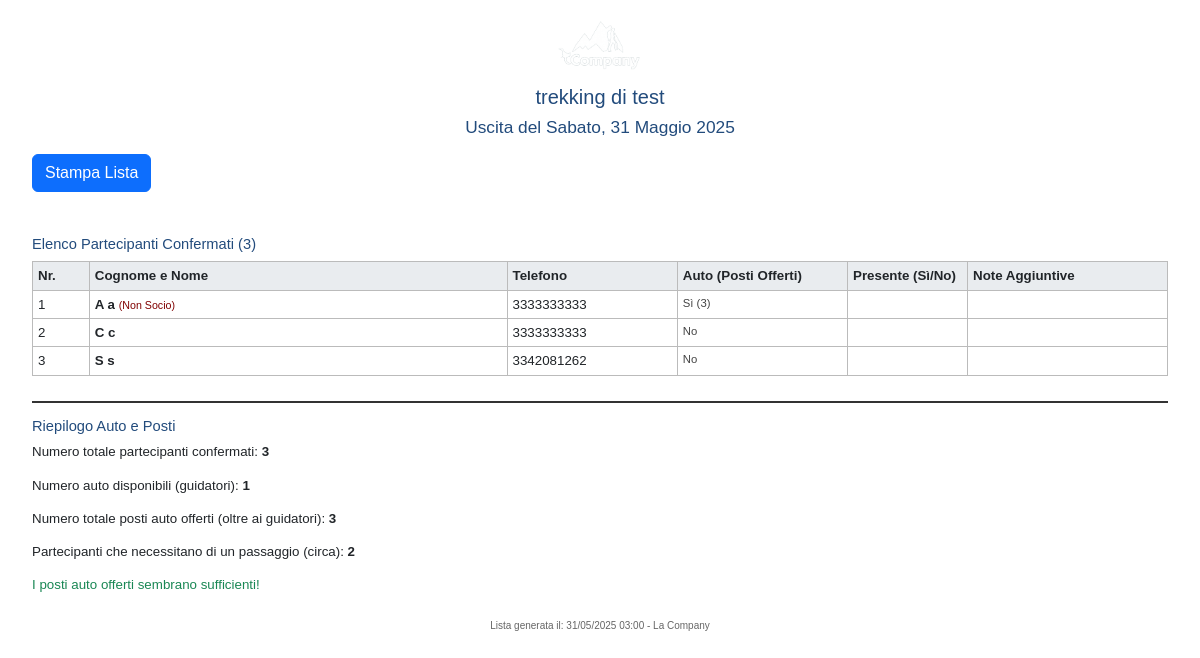
Page /uscita/4/partecipanti/ (signed in) on the committed database.
### trekking/models.py (models this page shows, shortened)
class ScheduledTrek(models.Model):
    EVENT_STATUS_CHOICES = [
        ('PIANIFICATO', 'Pianificato'),
        ('CONFERMATO', 'Confermato'),
        ('ANNULLATO_METEO', 'Annullato (Meteo)'),
        ('ANNULLATO_ORGANIZZATORE', 'Annullato (Organizzatore)'),
        ('COMPLETATO', 'Completato'),
    ]
    trek = models.ForeignKey(Trek, on_delete=models.CASCADE, verbose_name="Trekking di Riferimento")
    date = models.DateField(verbose_name="Data Uscita")
    start_time = models.TimeField(verbose_name="Orario di Ritrovo", blank=True, null=True)
    meeting_point_specific = models.TextField(verbose_name="Punto di Ritrovo Specifico", help_text="Indirizzo preciso, coordinate, link Google Maps per questa uscita.")
    guide_name = models.CharField(max_length=100, blank=True, null=True, verbose_name="Nome Guida/Accompagnatore")
    max_participants = models.PositiveIntegerField(verbose_name="Numero Massimo Partecipanti")
    price = models.DecimalField(max_digits=7, decimal_places=2, verbose_name="Quota di Partecipazione (€)", blank=True, null=True, help_text="Lasciare vuoto o 0 se gratuito.")
    is_active = models.BooleanField(default=True, verbose_name="Visibile Pubblicamente nelle Liste Future", help_text="Controlla la visibilità nelle liste di uscite future attive. Viene gestito anche dal metodo save() in base allo stato.")
    registration_open = models.BooleanField(default=True, verbose_name="Iscrizioni Aperte (Manuale)")
    registration_deadline = models.DateTimeField(blank=True, null=True, verbose_name="Termine Iscrizioni", help_text="Opzionale: specifica data e ora esatta di chiusura. Se non impostato, le iscrizioni chiudono con l'inizio dell'evento o se 'Iscrizioni Aperte' è deselezionato.")
    event_status = models.CharField(max_length=30, choices=EVENT_STATUS_CHOICES, default='PIANIFICATO', verbose_name="Stato Uscita")
    additional_info_specific = models.TextField(blank=True, null=True, verbose_name="Info Aggiuntive Specifiche per l'Uscita")
    class Meta:
        verbose_name = "Uscita Programmata"
        verbose_name_plural = "Uscite Programmate"
        ordering = ['date', 'start_time']
    def save(self, *args, **kwargs):
        now = timezone.now()
        event_datetime_start = datetime.datetime.combine(self.date, self.start_time if self.start_time else datetime.time.min)
        if settings.USE_TZ and timezone.is_naive(event_datetime_start):
             event_datetime_start = timezone.make_aware(event_datetime_start, timezone.get_current_timezone())
        is_past_event = event_datetime_start < now
        if self.is_cancelled or self.is_completed or is_past_event:
            self.is_active = False
            self.registration_open = False
            if is_past_event and not self.is_cancelled and not self.is_completed: # Se è passato e non era già annullato/completato
                 self.event_status = 'COMPLETATO'
        elif self.event_status in ['PIANIFICATO', 'CONFERMATO']:
            if not is_past_event:
                self.is_active = True
            else: # Non dovrebbe succedere se la logica sopra è corretta, ma per sicurezza
                self.is_active = False
                self.registration_open = False
                self.event_status = 'COMPLETATO'
        if self.registration_deadline and now > self.registration_deadline:
            self.registration_open = False
        super().save(*args, **kwargs)

class Trek(models.Model):
    name = models.CharField(max_length=200, verbose_name="Nome Trekking")
    slug = models.SlugField(max_length=220, unique=True, blank=True, help_text="Lasciare vuoto per generare automaticamente dal nome.")
    description_short = models.TextField(verbose_name="Descrizione Breve", help_text="Anteprima per le liste dei trekking.")
    description_long = models.TextField(verbose_name="Descrizione Completa")
    difficulty = models.ForeignKey(Difficulty, on_delete=models.SET_NULL, null=True, blank=True, verbose_name="Grado di Difficoltà")
    def get_main_image_upload_path(instance, filename):
        return os.path.join('trek_images', instance.slug, filename)
    main_image = models.ImageField(upload_to=get_main_image_upload_path, verbose_name="Immagine Principale", help_text="Immagine rappresentativa del trekking.")
    def get_gpx_upload_path(instance, filename):
        return os.path.join('gpx_tracks', instance.slug, filename)
    gpx_file = models.FileField(upload_to=get_gpx_upload_path, blank=True, null=True, verbose_name="File Traccia GPX")
    length_km = models.FloatField(verbose_name="Lunghezza (km)", blank=True, null=True)
    elevation_gain_meters = models.PositiveIntegerField(verbose_name="Dislivello Positivo (m)", blank=True, null=True)
    elevation_loss_meters = models.PositiveIntegerField(verbose_name="Dislivello Negativo (m)", blank=True, null=True, help_text="Se diverso da quello positivo (es. traversate).")
    estimated_duration = models.CharField(max_length=100, verbose_name="Durata Stimata", blank=True, null=True, help_text="Es: '3-4 ore', '1 giorno'")
    estimated_duration_hours = models.FloatField(verbose_name="Durata Stimata (ore numerico)", blank=True, null=True, help_text="Solo numero, es. 3.5 per 3 ore e mezza. Utile per calcoli.")
    location_area = models.CharField(max_length=150, verbose_name="Area Geografica", blank=True, null=True, help_text="Es: Dolomiti Bellunesi, Appennino Ligure")
    meeting_point_general_info = models.TextField(verbose_name="Info Generali Punto di Ritrovo", blank=True, null=True, help_text="Indicazioni generiche se il trekking non è schedulato.")
    equipment_mandatory = models.TextField(verbose_name="Equipaggiamento Obbligatorio", blank=True, null=True)
    equipment_recommended = models.TextField(verbose_name="Equipaggiamento Consigliato", blank=True, null=True)
    notes = models.TextField(verbose_name="Note Aggiuntive", blank=True, null=True, help_text="Eventuali particolarità, fonti d'acqua, rifugi, ecc.")
    is_published = models.BooleanField(default=True, verbose_name="Pubblicato")
    created_at = models.DateTimeField(auto_now_add=True, verbose_name="Data Creazione")
    updated_at = models.DateTimeField(auto_now=True, verbose_name="Data Aggiornamento")
    class Meta:
        verbose_name = "Trekking / Percorso"
        verbose_name_plural = "Trekking / Percorsi"
        ordering = ['name']

class TrekRegistration(models.Model):
    STATUS_CHOICES = [
        ('CONFERMATA', 'Confermata'),
        ('ANNULLATA_UTENTE', 'Annullata (Utente)'),
        ('ANNULLATA_ADMIN', 'Annullata (Admin)'),
        ('COMPLETATA', 'Completata'),
    ]
    scheduled_trek = models.ForeignKey(ScheduledTrek, related_name='registrations', on_delete=models.CASCADE, verbose_name="Uscita Programmata")
    user = models.ForeignKey(User, on_delete=models.SET_NULL, blank=True, null=True, verbose_name="Utente Registrato (se loggato)")
    first_name = models.CharField(max_length=100, verbose_name="Nome")
    last_name = models.CharField(max_length=100, verbose_name="Cognome")
    email = models.EmailField(verbose_name="Email")
    phone = models.CharField(max_length=20, blank=True, null=True, verbose_name="Telefono")
    is_member = models.BooleanField(default=False, verbose_name="È Socio de 'La Company'?")
    birth_date = models.DateField(verbose_name="Data di Nascita", blank=True, null=True)
    birth_place = models.CharField(max_length=100, verbose_name="Luogo di Nascita", blank=True, null=True)
    address = models.CharField(max_length=255, verbose_name="Indirizzo di Residenza (Via, N°)", blank=True, null=True)
    city = models.CharField(max_length=100, verbose_name="Città di Residenza", blank=True, null=True)
    postal_code = models.CharField(max_length=10, verbose_name="CAP", blank=True, null=True)
    fiscal_code = models.CharField(max_length=16, verbose_name="Codice Fiscale", blank=True, null=True)
    has_car = models.BooleanField(default=False, verbose_name="Disponibilità Auto?")
    available_seats = models.PositiveIntegerField(verbose_name="N° Posti Auto Disponibili (oltre al guidatore)", default=0, blank=True, null=True)
    registration_date = models.DateTimeField(auto_now_add=True, verbose_name="Data Iscrizione")
    status = models.CharField(max_length=20, choices=STATUS_CHOICES, default='CONFERMATA', verbose_name="Stato Iscrizione")
    notes_user = models.TextField(blank=True, null=True, verbose_name="Note dall'Utente")
    admin_notes = models.TextField(blank=True, null=True, verbose_name="Note Admin (interne)")
    class Meta:
        verbose_name = "Iscrizione Trekking"
        verbose_name_plural = "Iscrizioni Trekking"
        ordering = ['-registration_date']

### trekking/views.py (the view)
# urls.py: path('uscita/<int:scheduled_trek_id>/partecipanti/', views.event_participant_list, name='event_participant_list'),
@staff_member_required
def event_participant_list(request, scheduled_trek_id):
    scheduled_trek = get_object_or_404(ScheduledTrek.objects.prefetch_related('registrations', 'trek'), pk=scheduled_trek_id)
    participants = scheduled_trek.registrations.filter(status='CONFERMATA').order_by('last_name', 'first_name')
    total_participants = participants.count()
    cars_available = participants.filter(has_car=True)
    drivers_count = cars_available.count() # Numero di autisti (che sono anche partecipanti)
    total_seats_in_cars_offered_by_others = sum(p.available_seats for p in cars_available if p.available_seats) # Posti offerti ESCLUSI i guidatori
    participants_needing_ride = total_participants - drivers_count
    seats_are_sufficient = total_seats_in_cars_offered_by_others >= participants_needing_ride if drivers_count < total_participants else True
    if total_participants == 0 : # Se non ci sono partecipanti, non c'è bisogno di passaggi
        participants_needing_ride = 0
        seats_are_sufficient = True
    context = {
        'scheduled_trek': scheduled_trek,
        'participants': participants,
        'total_participants': total_participants,
        'cars_available_count': drivers_count, # Rinominato per chiarezza
        'total_seats_offered_by_others': total_seats_in_cars_offered_by_others, # Rinominato per chiarezza
        'participants_needing_ride': participants_needing_ride, # NUOVO
        'seats_are_sufficient': seats_are_sufficient, # NUOVO
        'page_title': f"Lista Partecipanti - {scheduled_trek.trek.name} del {scheduled_trek.date.strftime('%d/%m')}"
    }
    return render(request, 'trekking/event_participant_list.html', context)

### trekking/templates/trekking/event_participant_list.html (shortened to what this page needs)
{% load static %}
<!DOCTYPE html>
<html lang="it">
<head>
    <link href="https://cdn.jsdelivr.net/npm/bootstrap@5.3.3/dist/css/bootstrap.min.css" rel="stylesheet">
</head>
<body>
    <div class="container-fluid">
        <div class="text-center mb-3">
            <img src="{% static 'trekking/img/image.png' %}" alt="Logo La Company" class="header-logo">
            <h2>{{ scheduled_trek.trek.name }}</h2>
            <h3>Uscita del {{ scheduled_trek.date|date:"l, d F Y" }}</h3>
        </div>
        <button onclick="window.print();" class="btn btn-primary no-print">Stampa Lista</button>
        <h4 class="mt-4">Elenco Partecipanti Confermati ({{ total_participants }})</h4>
        <table>
            <thead>
                <tr>
                    <th style="width: 5%;">Nr.</th>
                    <th>Cognome e Nome</th>
                    <th style="width: 15%;">Telefono</th>
                    <th style="width: 15%;">Auto (Posti Offerti)</th>
                    <th class="presence-cell">Presente (Sì/No)</th>
                    <th class="notes-cell">Note Aggiuntive</th>
                </tr>
            </thead>
            <tbody>
                {% for p in participants %}
                <tr>
                    <td>{{ forloop.counter }}</td>
                    <td><strong>{{ p.last_name|upper }} {{ p.first_name }}</strong>
                        {% if not p.is_member %}<span style="font-size:0.8em; color: #800000;"> (Non Socio)</span>{% endif %}
                    </td>
                    <td>{{ p.phone|default:"-" }}</td>
                    <td class="car-info">
                        {% if p.has_car %}
                            Sì ({{ p.available_seats|default:"0" }})
                        {% else %}
                            No
                        {% endif %}
                    </td>
                    <td></td>
                    <td>{% if p.notes_user %}* {{p.notes_user|truncatewords:10}}{% endif %}</td>
                </tr>
                {% empty %}
                <tr>
                    <td colspan="6" class="text-center">Nessun partecipante confermato.</td>
                </tr>
                {% endfor %}
            </tbody>
        </table>
        <div class="summary">
            <h4>Riepilogo Auto e Posti</h4>
            <p>Numero totale partecipanti confermati: <strong>{{ total_participants }}</strong></p>
            <p>Numero auto disponibili (guidatori): <strong>{{ cars_available_count }}</strong></p>
            <p>Numero totale posti auto offerti (oltre ai guidatori): <strong>{{ total_seats_offered_by_others }}</strong></p>
            {% if total_participants > 0 %}
                <p>Partecipanti che necessitano di un passaggio (circa):
                   <strong>{{ participants_needing_ride }}</strong>
                </p>
                {% if seats_are_sufficient %}
                    <p class="text-success">I posti auto offerti sembrano sufficienti!</p>
                {% elif cars_available_count > 0 %}
                    <p class="text-danger">Attenzione: i posti auto offerti ({{ total_seats_offered_by_others }}) potrebbero non essere sufficienti per i partecipanti che necessitano di un passaggio ({{ participants_needing_ride }}).</p>
                {% endif %}
            {% endif %}
        </div>
        <div class="footer-print">
            Lista generata il: {% now "d/m/Y H:i" %} - La Company
        </div>
    </div>
</body>
</html>

### trekking/templates/trekking/event_participant_list.html (style rules this page uses)
body { font-family: Arial, sans-serif; margin: 20px; font-size: 10pt; line-height: 1.3; }
.header-logo { max-height: 50px; margin-bottom: 15px; }
h1, h2, h3, h4 { color: #224b7c; margin-bottom: 8px; }
h2 { font-size: 15pt; }
h3 { font-size: 13pt; }
h4 { font-size: 11pt; }
table { width: 100%; border-collapse: collapse; margin-bottom: 20px; }
th, td { border: 1px solid #bbb; padding: 5px; text-align: left; vertical-align: top; }
th { background-color: #e9ecef; font-weight: bold; }
.presence-cell { width: 120px; }
.notes-cell { width: 200px; }
.car-info { font-size: 0.85em; color: #444; }
.summary { margin-top: 25px; padding-top:15px; border-top: 2px solid #333; }
.no-print { margin-bottom: 20px; }
.footer-print { margin-top: 25px; font-size: 0.75em; text-align: center; color: #666; }

### rows in the picture
ScheduledTrek: trek.name "trekking di test", date "Sabato, 31 Maggio 2025"
TrekRegistration: last_name "A", first_name "a", is_member "(Non Socio)", phone "3333333333", available_seats "3"
TrekRegistration: last_name "C", first_name "c", phone "3333333333", has_car "No"
TrekRegistration: last_name "S", first_name "s", phone "3342081262", has_car "No"

### other values in the picture
{{ total_participants }} "3"
{{ cars_available_count }} "1"
{{ total_seats_offered_by_others }} "3"
{{ participants_needing_ride }} "2"
